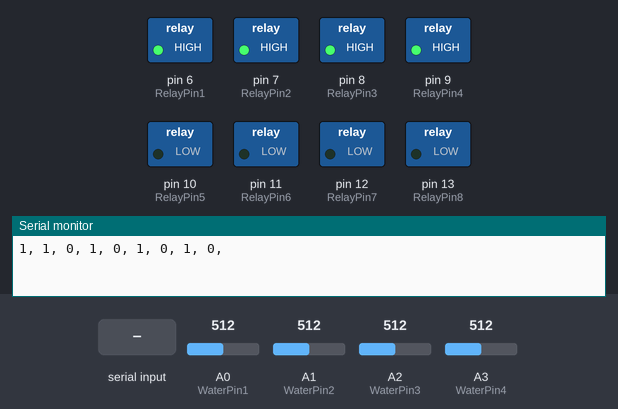
The sketch below on a simulated Arduino Uno, built with avr-gcc and run on an emulated ATmega328P. Shown: switched loads named in the sketch (green lamp = pin HIGH), the last lines printed to the serial monitor. The inputs (shaded band) are chosen by the test bench; at power-on: A0 (WaterPin1) = 512, A1 (WaterPin2) = 512, A2 (WaterPin3) = 512, A3 (WaterPin4) = 512. The local clock reads 2024-03-15 10:24:30 at power-on unless the sketch sets it.

Above: at 1.2 s.
1.3 s: "b" received over Serial
At 6.0 s:
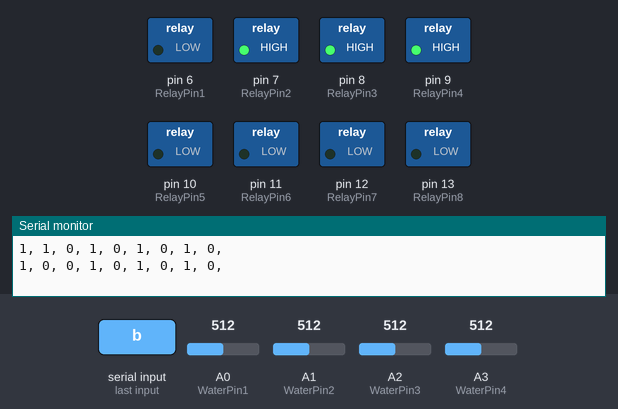
11.5 s: "d" received over Serial
At 16.4 s:
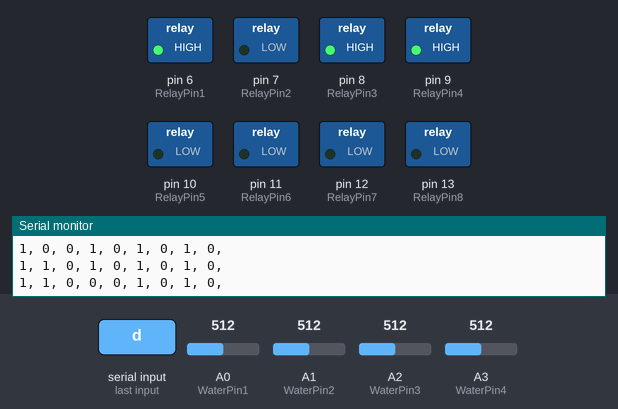
21.5 s: "f" received over Serial
At 25.6 s:
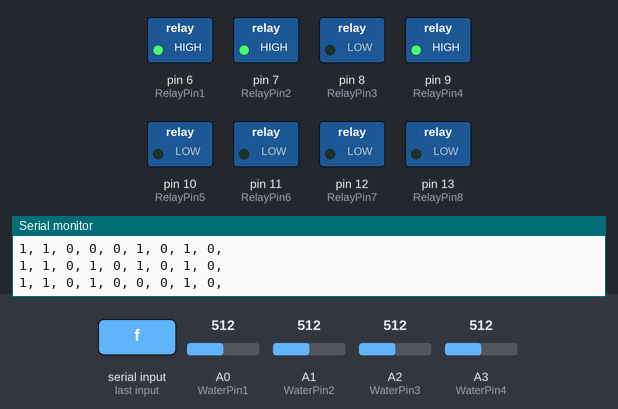
31.5 s: "h" received over Serial
At 35.9 s:
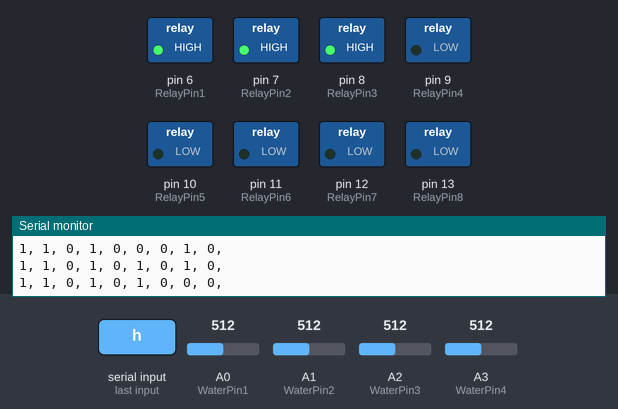
Timing chart, 0 to 41.5 s (numbered marks = the images above; inputs shaded):
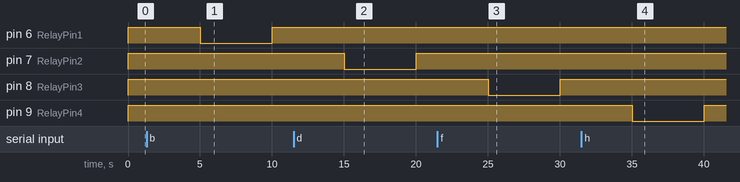

Measured:
- after the input at 1.3 s, pin 6 (RelayPin1): HIGH → LOW after 3.7 s, → HIGH 5.0 s later
- after the input at 11.5 s, pin 7 (RelayPin2): HIGH → LOW after 3.5 s, → HIGH 5.0 s later
- after the input at 21.5 s, pin 8 (RelayPin3): HIGH → LOW after 3.5 s, → HIGH 5.0 s later
- after the input at 31.5 s, pin 9 (RelayPin4): HIGH → LOW after 3.5 s, → HIGH 5.0 s later

The sketch:

Capstone.ino
```cpp
#include <Wire.h>
#include "RTClib.h"

#define WaterPin1 A0
#define WaterPin2 A1
#define WaterPin3 A2
#define WaterPin4 A3

#define RelayPin1 6
#define RelayPin2 7
#define RelayPin3 8
#define RelayPin4 9
#define RelayPin5 10
#define RelayPin6 11
#define RelayPin7 12
#define RelayPin8 13

RTC_DS3231 rtc;

int Light1 = 0;
int Light2 = 0;
int Light3 = 0;
int Light4 = 0;
int Auto = 1;

void setup() {
  // put your setup code here, to run once:
  Serial.begin(9600);
  if (!rtc.begin()) {
    Serial.println("Couldn't find RTC");
    while (1)
      ;
  }

  if (rtc.lostPower()) {
    Serial.println("RTC lost power, lets set the time!");
    // following line sets the RTC to the date & time this sketch was compiled
    rtc.adjust(DateTime(F(__DATE__), F(__TIME__)));
    // This line sets the RTC with an explicit date & time, for example to set
    // January 21, 2014 at 3am you would call:
    // rtc.adjust(DateTime(2014, 1, 21, 3, 0, 0));
  }

  pinMode(RelayPin1, OUTPUT);
  pinMode(RelayPin2, OUTPUT);
  pinMode(RelayPin3, OUTPUT);
  pinMode(RelayPin4, OUTPUT);
  pinMode(RelayPin5, OUTPUT);
  pinMode(RelayPin6, OUTPUT);
  pinMode(RelayPin7, OUTPUT);
  pinMode(RelayPin8, OUTPUT);
}

void loop() {
  String data = "";
  DateTime now = rtc.now();

  int Water1 = analogRead(WaterPin1);
  int WaterC1 = map(Water1, 480, 270, 0, 100);
  int Water2 = analogRead(WaterPin2);
  int WaterC2 = map(Water2, 500, 280, 0, 100);
  int Water3 = analogRead(WaterPin3);
  int WaterC3 = map(Water3, 500, 270, 0, 100);
  int Water4 = analogRead(WaterPin4);
  int WaterC4 = map(Water4, 500, 280, 0, 100);

  WaterC1 = constrain(WaterC1, 0, 100);
  WaterC2 = constrain(WaterC2, 0, 100);
  WaterC3 = constrain(WaterC3, 0, 100);
  WaterC4 = constrain(WaterC4, 0, 100);

  // Serial.print(now.year(), DEC);
  // Serial.print("/");
  // Serial.print(now.month(), DEC);
  // Serial.print("/");
  // Serial.print(now.day(), DEC);
  // Serial.print("    ");
  // Serial.print(now.hour(), DEC);
  // Serial.print(":");
  // Serial.print(now.minute(), DEC);
  // Serial.print(":");
  // Serial.print(now.second(), DEC);
  // Serial.println();

  // Serial.print("1 : ");
  // Serial.print(Water1);
  // Serial.print(", ");
  // Serial.println(WaterC1);
  // Serial.print("2 : ");
  // Serial.print(Water2);
  // Serial.print(", ");
  // Serial.println(WaterC2);
  // Serial.print("3 : ");
  // Serial.print(Water3);
  // Serial.print(", ");
  // Serial.println(WaterC3);
  // Serial.print("4 : ");
  // Serial.print(Water4);
  // Serial.print(", ");
  // Serial.println(WaterC4);
  // delay(1000);
  if (Auto == 1) {
    if ((now.hour() >= 6) && (now.hour() <= 18)) {
      digitalWrite(RelayPin1, HIGH);
      digitalWrite(RelayPin2, HIGH);
      digitalWrite(RelayPin3, HIGH);
      digitalWrite(RelayPin4, HIGH);
      Light1 = 1;
      Light2 = 1;
      Light3 = 1;
      Light4 = 1;

      // if (WaterC1 < 10) {
      //   digitalWrite(RelayPin5, HIGH);
      // } else {
      //   digitalWrite(RelayPin5, LOW);
      // }
      // if (WaterC2 < 10) {
      //   digitalWrite(RelayPin6, HIGH);
      // } else {
      //   digitalWrite(RelayPin6, LOW);
      // }
      // if (WaterC3 < 10) {
      //   digitalWrite(RelayPin7, HIGH);
      // } else {
      //   digitalWrite(RelayPin7, LOW);
      // }
      // if (WaterC4 < 10) {
      //   digitalWrite(RelayPin8, HIGH);
      // } else {
      //   digitalWrite(RelayPin8, LOW);
      // }
      Auto = 1;
    } else {
      digitalWrite(RelayPin1, LOW);
      digitalWrite(RelayPin2, LOW);
      digitalWrite(RelayPin3, LOW);
      digitalWrite(RelayPin4, LOW);
      digitalWrite(RelayPin5, LOW);
      digitalWrite(RelayPin6, LOW);
      digitalWrite(RelayPin7, LOW);
      digitalWrite(RelayPin8, LOW);
      Light1 = 0;
      Light2 = 0;
      Light3 = 0;
      Light4 = 0;
      Auto = 0;
    }
  }

  if (Serial.available()) {
    delay(3);
    char c = Serial.read();
    if (c == 'x') {
      Auto = 1;
    }
    if (c == 'y') {
      Auto = 0;
    }
    if (c == 'a') {
      digitalWrite(RelayPin1, HIGH);
      Light1 = 1;
    }
    if (c == 'b') {
      digitalWrite(RelayPin1, LOW);
      Light1 = 0;
    }
    if (c == 'c') {
      digitalWrite(RelayPin2, HIGH);
      Light2 = 1;
    }
    if (c == 'd') {
      digitalWrite(RelayPin2, LOW);
      Light2 = 0;
    }
    if (c == 'e') {
      digitalWrite(RelayPin3, HIGH);
      Light3 = 1;
    }
    if (c == 'f') {
      digitalWrite(RelayPin3, LOW);
      Light3 = 0;
    }
    if (c == 'g') {
      digitalWrite(RelayPin4, HIGH);
      Light4 = 1;
    }
    if (c == 'h') {
      digitalWrite(RelayPin4, LOW);
      Light4 = 0;
    }
  }
  Auto = Auto;
  data = String(Auto) + ", " + String(Light1) + ", " + String(WaterC1) + ", " + String(Light2) + ", " + String(WaterC2) + ", " + String(Light3) + ", " + String(WaterC3) + ", " + String(Light4) + ", " + String(WaterC4)+ ", ";
  Serial.println(data);
  delay(5000);
}
```
